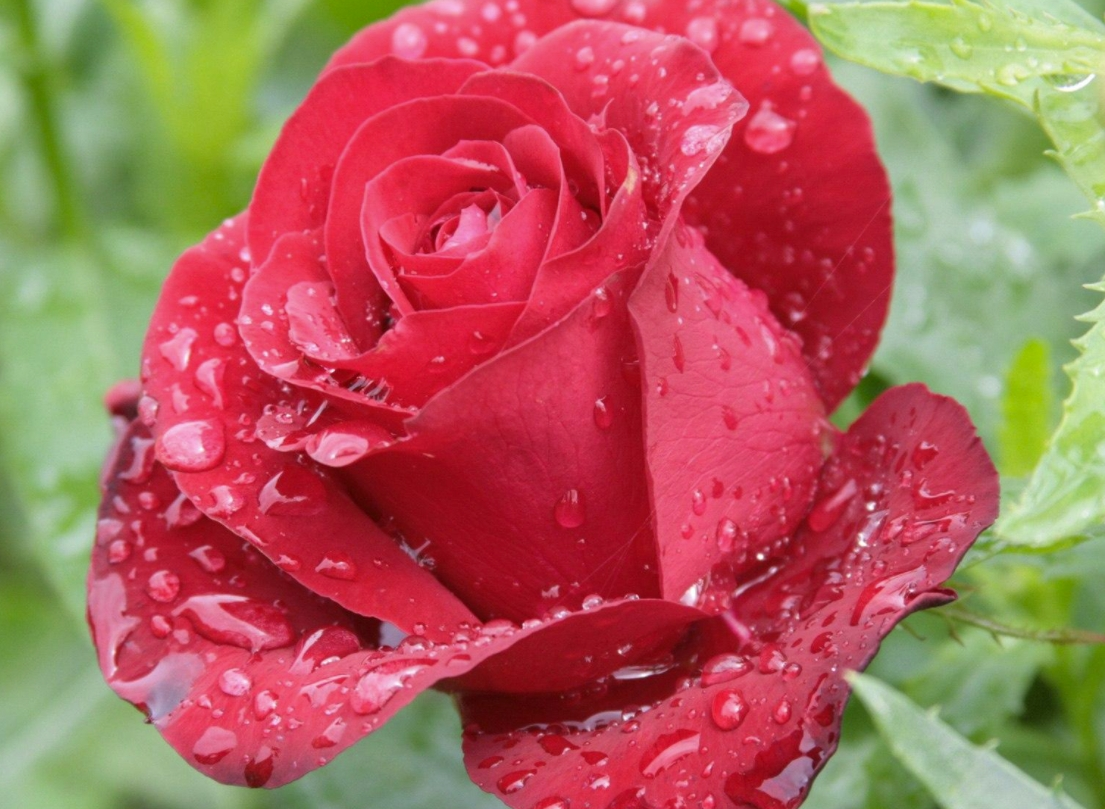
#> input picture pytorch-code/01_algorithm/05_svd/test.jpg, 1105 x 809 px; its folder holds only this picture in this run
$ python 03_compression_svd.py
#> lines starting #> are read from the running program, lines starting #| are printed output that depends on the picture; after the words box and inside, x2 and y2 are one past the last pixel; in counts of white or black regions, pixels touching at a corner belong together
from itertools import count
from PIL import Image
import numpy as np

def img_compress(img,percent):
    U,s,VT=np.linalg.svd(img)
    Sigma = np.zeros(np.shape(img))
    Sigma[:len(s),:len(s)] = np.diag(s)
    # 根据压缩比 取k值

    # 方法1 # k是奇异值数值总和的百分比个数，（奇异值权重）
    count = (int)(sum(s))*percent
    k = -1
    curSum = 0
    while curSum <= count:
        k+=1
        curSum += s[k]

    # 方法2
    # k = (int)(percent*len(s)) # k是奇异值个数的百分比个数

    # 还原后的数据D
    D = U[:,:k].dot(Sigma[:k,:k].dot(VT[:k,:]))
    D[D<0] = 0
    D[D>255] = 255
    return np.rint(D).astype('uint8')

# 图像重建
def rebuild_img(filename,percent):
#> called with filename = 'test.jpg', percent = 0.8
    img = Image.open(filename,'r')
#> img is the input picture: PIL image 1105x809 RGB; mean R, G, B 175.5, 98.2, 90.9
    a = np.array(img)
    R0 = a[:,:,0]
    G0 = a[:,:,1]
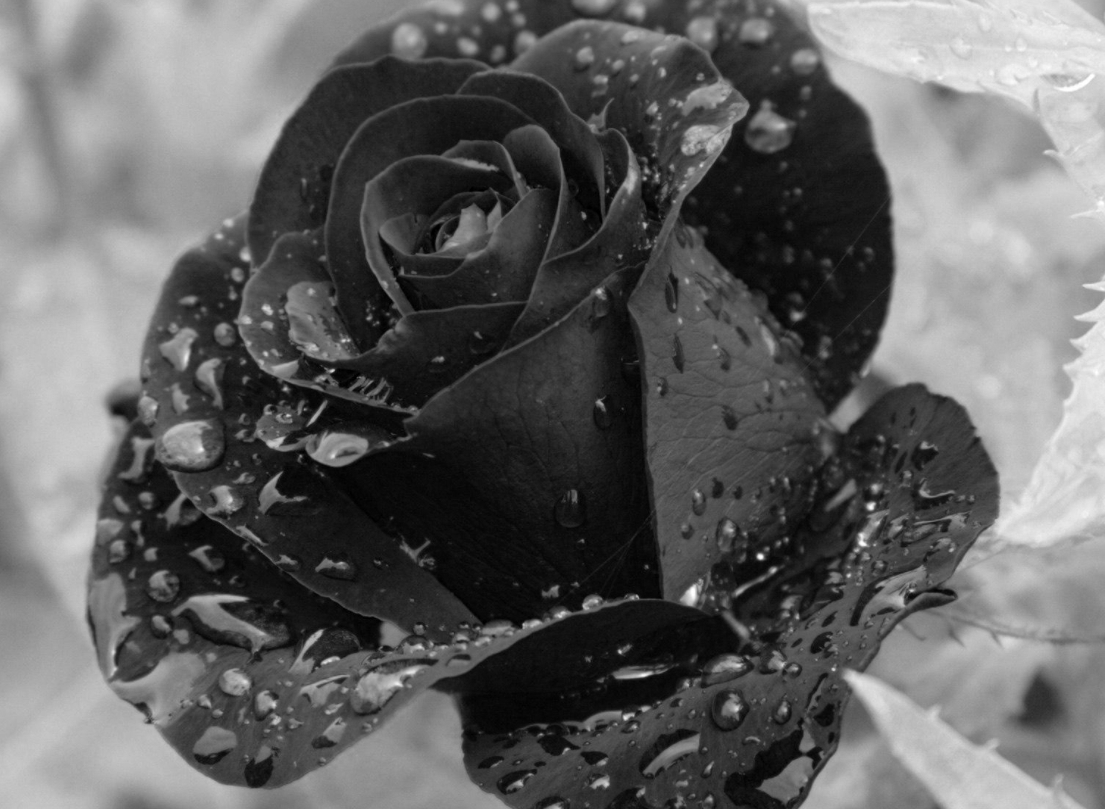
#> G0: shape (809, 1105); min 0, max 255, mean 98.2
    B0 = a[:,:,2]
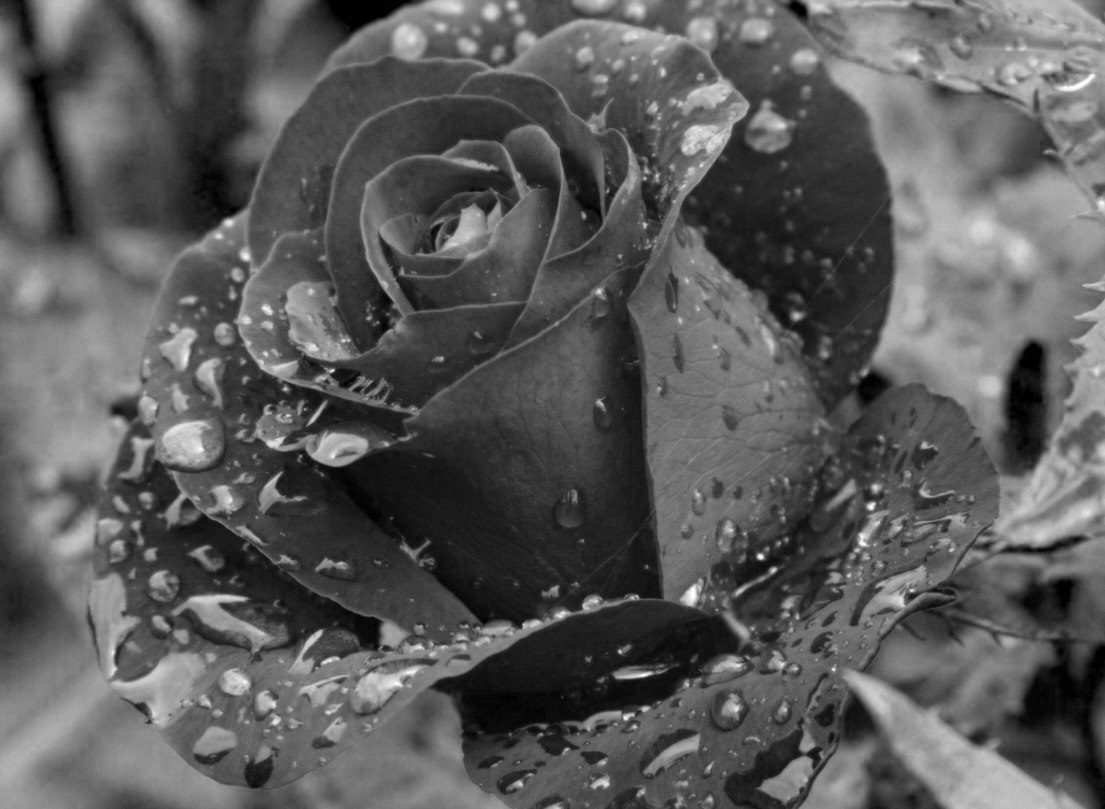
#> B0: shape (809, 1105); min 0, max 255, mean 90.9
    R = img_compress(R0,percent)
#> in img_compress, `U,s,VT=np.linalg.svd(img)`:
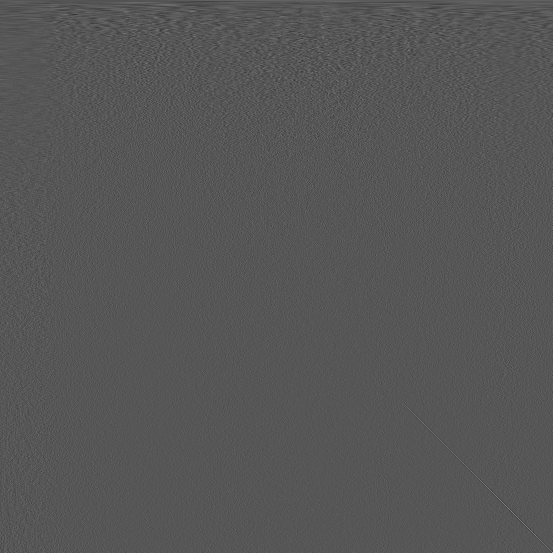
#> VT: shape (1105, 1105) float64 (shown at 1/2 size); min -0.244, max 0.475, mean 3.35e-05; drawn with min black and max white
#> in img_compress, `U,s,VT=np.linalg.svd(img)`: s = 809 values, max 167711.5 at index 0, min 5.86 at index 808, mean 523.7
#> in img_compress, `count = (int)(sum(s))*percent`: count = 338917.6
#> the loop in img_compress, `while curSum <= count:` made 64 passes
#> curSum on passes 1 to 12: 167711.5, 185649.2, 199675.6, 210022.5, 219361.5, 227724.3, 235051.9, 241064.9, 246610.4, 251866.8, 256385.3, 260563.3
#> after the loop in img_compress, `while curSum <= count:`: curSum = 339293.8; k = 63
#> in img_compress, `D = U[:,:k].dot(Sigma[:k,:k].dot(VT[:k,:]))`:
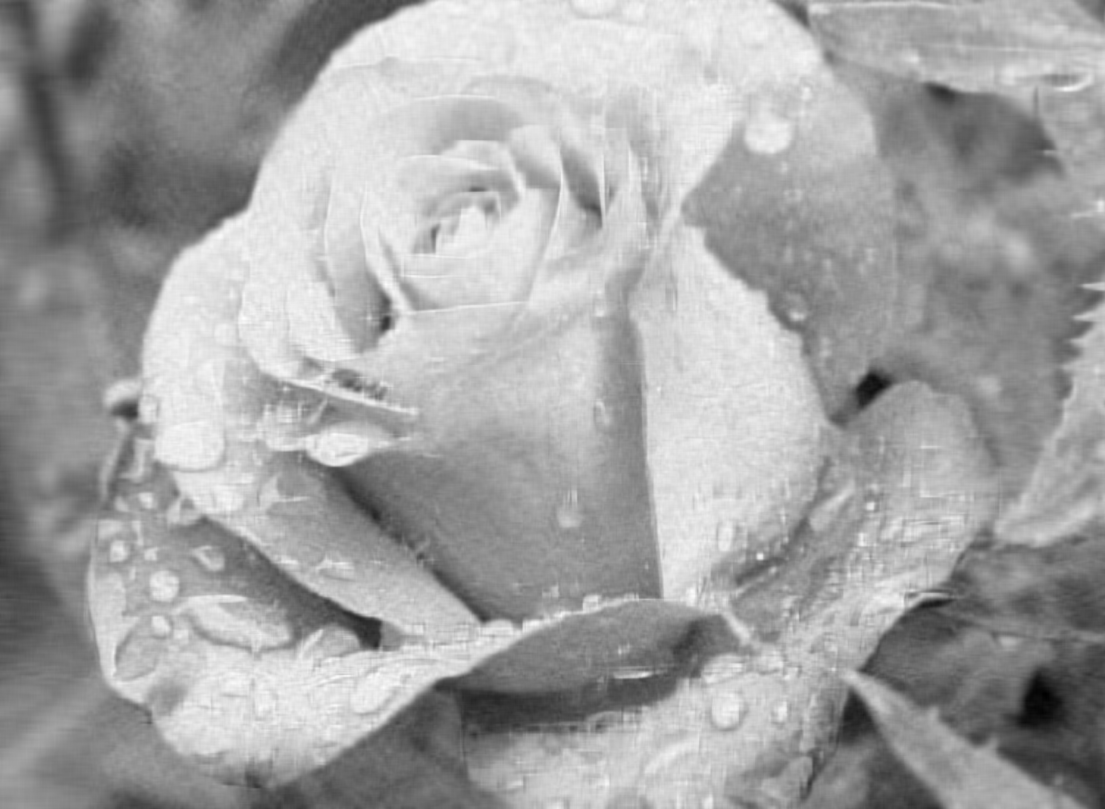
#> D: shape (809, 1105) float64; min 22.6, max 260, mean 175.5; drawn with min black and max white
#> in img_compress, `D[D>255] = 255`: D: shape (809, 1105) float64; under 0.01% of pixels changed, all inside (x1, y1, x2, y2) = (220, 235, 387, 688)
    G = img_compress(G0,percent)
#> call 2 of img_compress, with percent = 0.8
#> in img_compress (call 2), `U,s,VT=np.linalg.svd(img)`:
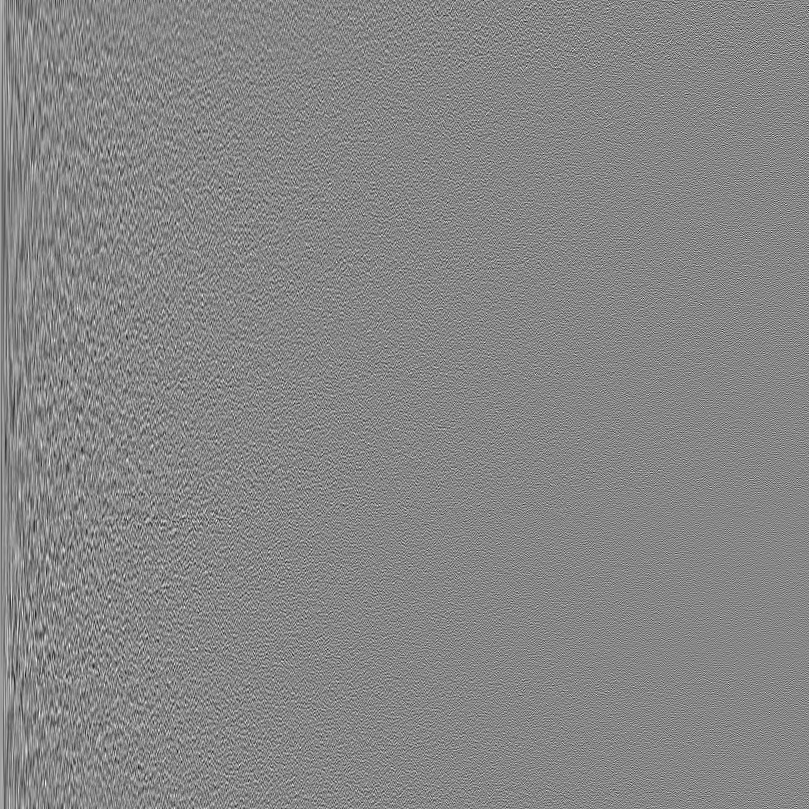
#> U: shape (809, 809) float64; min -0.189, max 0.169, mean 4.22e-05; drawn with min black and max white
#> in img_compress (call 2), `U,s,VT=np.linalg.svd(img)`: s = 809 values, max 106064.9 at index 0, min 5.31 at index 808, mean 505.6
#> in img_compress (call 2), `count = (int)(sum(s))*percent`: count = 327244
#> the loop in img_compress (call 2), `while curSum <= count:` made 83 passes
#> curSum on passes 1 to 12: 106064.9, 126414.5, 140090.5, 153175.2, 163068.4, 170924, 177898.4, 183950.1, 189352.5, 194549.5, 199557.3, 204164.5
#> after the loop in img_compress (call 2), `while curSum <= count:`: curSum = 327893.5; k = 82
#> in img_compress (call 2), `D[D<0] = 0`: D: shape (809, 1105) float64; min 0, max 260.6, mean 98.2
#> in img_compress (call 2), `D[D>255] = 255`: D: shape (809, 1105) float64; min 0, max 255, mean 98.2
    B = img_compress(B0,percent)
#> call 3 of img_compress, with percent = 0.8
#> in img_compress (call 3), `U,s,VT=np.linalg.svd(img)`:
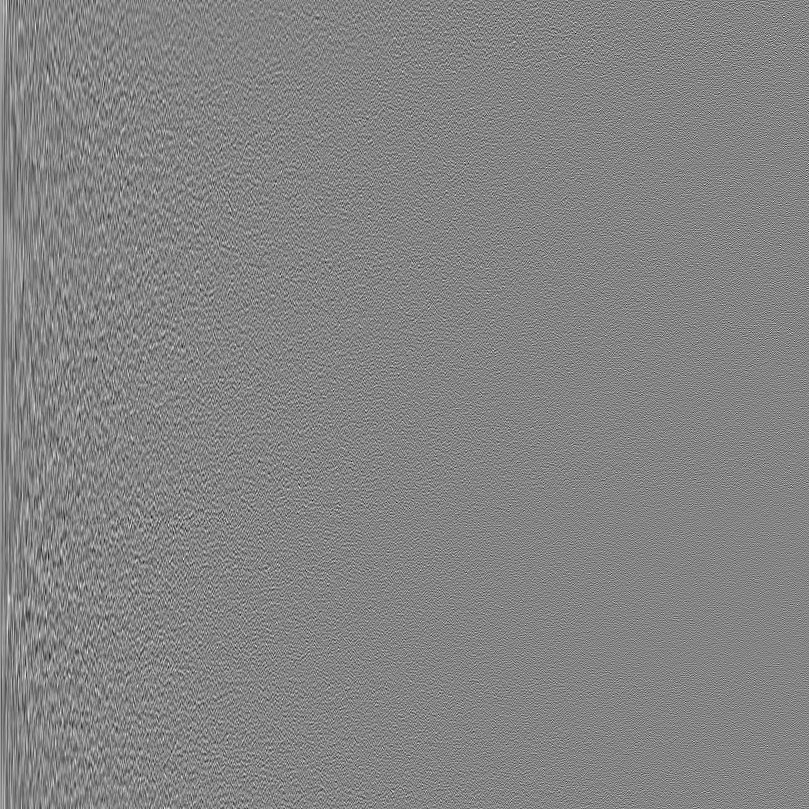
#> U: shape (809, 809) float64; min -0.203, max 0.188, mean 3.57e-05; drawn with min black and max white
#> in img_compress (call 3), `U,s,VT=np.linalg.svd(img)`: s = 809 values, max 88647.7 at index 0, min 5.94 at index 808, mean 506.9
#> in img_compress (call 3), `count = (int)(sum(s))*percent`: count = 328087.2
#> the loop in img_compress (call 3), `while curSum <= count:` made 87 passes
#> curSum on passes 1 to 12: 88647.7, 105334.3, 118807.7, 130327.6, 139950.1, 148677.7, 155641.8, 162431.1, 168906.2, 174769.2, 180394.3, 185375.8
#> after the loop in img_compress (call 3), `while curSum <= count:`: curSum = 328332.7; k = 86
#> in img_compress (call 3), `D[D<0] = 0`: D: shape (809, 1105) float64; min 0, max 258.3, mean 90.9
#> in img_compress (call 3), `D[D>255] = 255`: D: shape (809, 1105) float64; min 0, max 255, mean 90.9
    re_img = np.stack((R,G,B),2)
    # 保存图片
    newfile = filename+str(percent*100)+'.jpg'
    Image.fromarray(re_img).save(newfile)
    img = Image.open(newfile)
    img.show()


rebuild_img('test.jpg',0.8)
